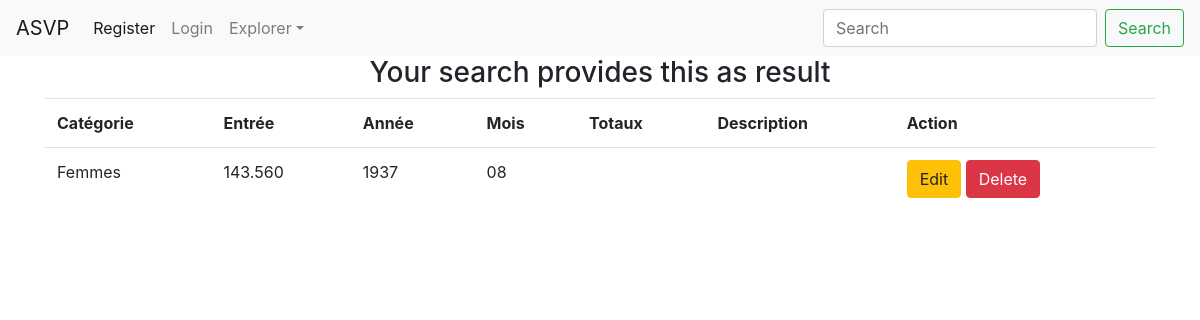
Screenshot of /index_femmes/ with the database file from the repository.
### asvp/modeles/all_data.py (models this page shows)
class Statistique(db.Model):
    statistique_id = db.Column(db.Integer, unique=True, autoincrement=True, primary_key=True, nullable=False)
    categorie = db.Column(db.String(100))
    entree = db.Column(db.String(50))
    annee = db.Column(db.String(100))
    mois = db.Column(db.String(100))
    totaux = db.Column(db.String(100))
    description = db.Column(db.String(500))

### asvp/routes/generic.py (the view)
@app.route("/index_femmes/")
def index_femmes():
    woman = Statistique.query.filter_by(categorie="Femmes")
    return render_template("pages/index_femmes.html", woman=woman)

### asvp/templates/pages/index_femmes.html (shortened to what this page needs)
{% include "header.html" %}
{% block body %}
                            <h3 style="text-align:center">Your search provides this as result</h3>
      {% if woman %}
             <div class="container">
                <div class="row">
                    <div class="col">
                        <table class="table table-hover table-gray">
                             <tr>
                                    <th>Catégorie</th>
                                    <th>Entrée</th>
                                    <th>Année</th>
                                    <th>Mois</th>
                                    <th>Totaux</th>
                                    <th>Description</th>
                                    <th>Action</th>
                             </tr>
                           {% for line in woman%}
                            <tr>
                                    <td>{{line.categorie}}</td>
                                    <td>{{line.entree}}</td>
                                    <td>{{line.annee}}</td>
                                    <td>{{line.mois}}</td>
                                    <td>{{line.totaux}}</td>
                                    <td>{{line.description}}</td>
                                    <td>
                                        <a href="/update/{{line.statistique_id}}" class="btn btn-warning btn-xs" data-toggle="modal" data-target="#modaledit{{line.statistique_id}}">Edit</a>
                                        <a href="/delete/{{line.statistique_id}}" class="btn btn-danger btn-xs" onclick="return confirm('Are You Sure To Delete ?')">Delete</a>
                                    </td>
                                </tr>
                    {% endfor %}
                </table>
                        {%endif%}
         </div>
   </div>
</div>
{% endblock %}

### rows the page displays
Statistique: categorie "Femmes", entree "143.560", annee "1937", mois "08"
